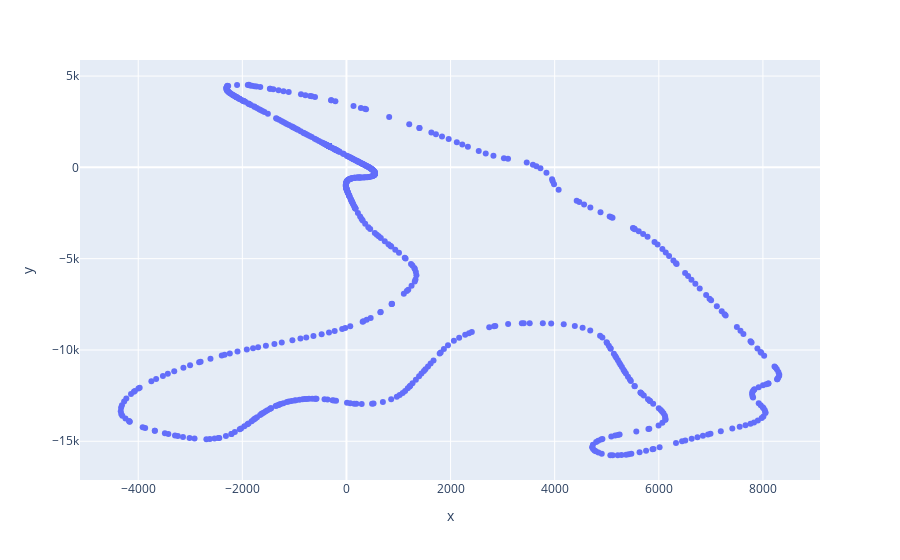

Here is the notebook cell this chart was saved with:
### Code cell
df_temp = df_44.iloc[22000:23900][~df_44["SessionKey"].isnull()]
px.scatter(x = df_temp.X, y = df_temp.Y)

### Figure 1 — Plotly figure (JSON) as saved in the notebook; plotly's stock layout.template omitted (floating-point values rounded to 4 significant figures; data arrays with more than 128 entries replaced by an {"elided": "..."} marker saying what was removed)
{"data": [{"hovertemplate": "x=%{x}<br>y=%{y}<extra></extra>", "legendgroup": "", "marker": {"color": "#636efa", "symbol": "circle"}, "mode": "markers", "name": "", "orientation": "v", "showlegend": false, "type": "scatter", "x": {"elided": "934 float values"}, "xaxis": "x", "y": {"elided": "934 float values"}, "yaxis": "y"}], "layout": {"legend": {"tracegroupgap": 0}, "margin": {"t": 60}, "xaxis": {"anchor": "y", "domain": [0, 1], "title": {"text": "x"}}, "yaxis": {"anchor": "x", "domain": [0, 1], "title": {"text": "y"}}}}
